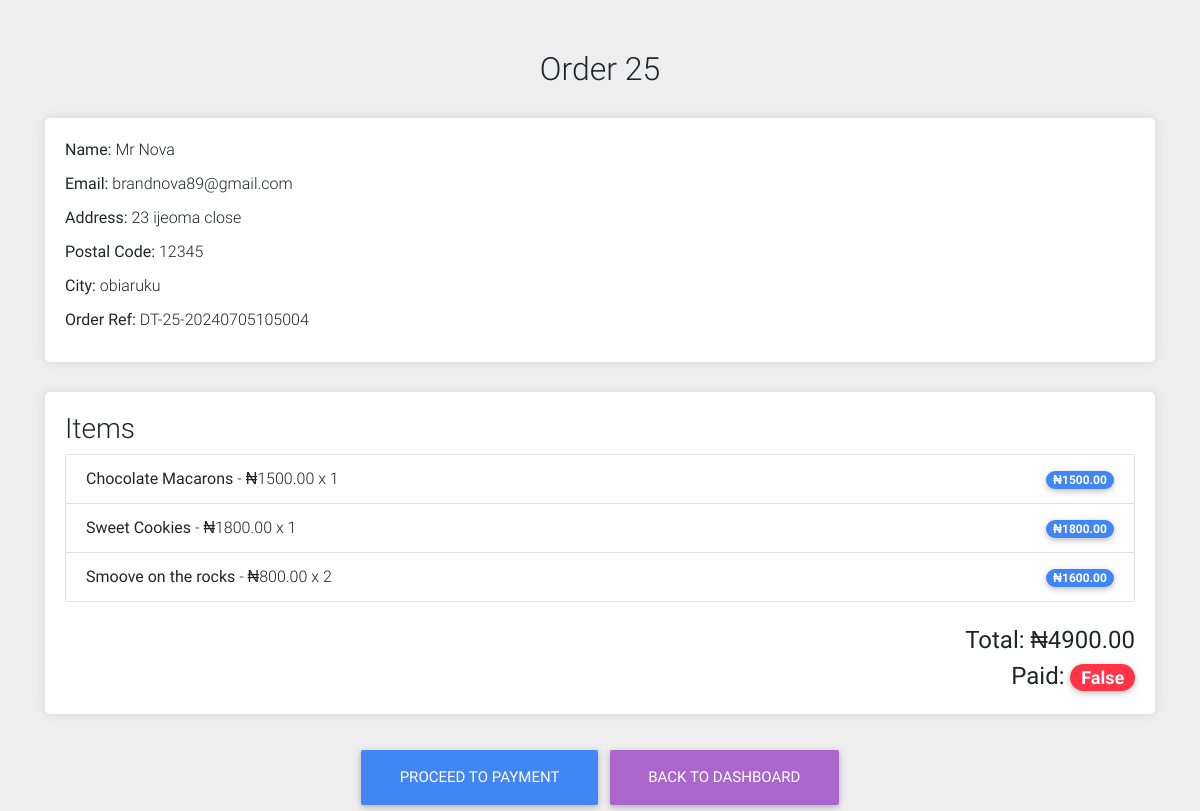
/order/25/ (signed in), run on the app's committed database.
### order/models.py (models this page shows, shortened)
class Order(models.Model):
    user = models.ForeignKey(settings.AUTH_USER_MODEL, on_delete=models.CASCADE)
    created_at = models.DateTimeField(auto_now_add=True)
    updated_at = models.DateTimeField(auto_now=True)
    first_name = models.CharField(max_length=50)
    last_name = models.CharField(max_length=50)
    email = models.EmailField()
    phone = models.CharField(max_length=15, null=True)
    address = models.CharField(max_length=255)
    postal_code = models.CharField(max_length=20)
    city = models.CharField(max_length=100)
    extra_details = models.TextField(blank=True)
    paid = models.BooleanField(default=False)
    proof_of_payment = models.ImageField(upload_to='proofs_of_payment/', blank=True, null=True)
    payment_reference = models.CharField(max_length=100, blank=True, null=True)
    def get_total_cost(self):
        return sum(item.get_cost() for item in self.items.all())

class OrderItem(models.Model):
    order = models.ForeignKey(Order, related_name='items', on_delete=models.CASCADE)
    menu_item = models.ForeignKey('menu.MenuItem', on_delete=models.CASCADE)
    price = models.DecimalField(max_digits=10, decimal_places=2)
    quantity = models.PositiveIntegerField(default=1)
    def get_cost(self):
        return self.price * self.quantity

### menu/models.py (models this page shows, shortened)
class MenuItem(models.Model):
    name = models.CharField(max_length=255)
    image = models.ImageField(upload_to='menu_images/', blank=True, null=True)  # New field
    description = models.TextField()
    price = models.DecimalField(max_digits=10, decimal_places=2)
    category = models.ForeignKey(Category, related_name='items', on_delete=models.CASCADE)

### order/views.py (the view)
# urls.py: path('<int:order_id>/', order_detail, name='order_detail'),
@login_required
def order_detail(request, order_id):
    order = get_object_or_404(Order, id=order_id)
    return render(request, 'order/order_detail.html', {'order': order})

### core/context_processors.py (called while the page is built)
def site_settings(request):
    settings = SiteSettings.objects.first()
    return {'site_settings': settings}

### order/templates/order/order_detail.html (shortened to what this page needs)
{% extends 'order/base.html' %}
{% block content %}
    <div class="container">
        <h2 class="order-title">Order {{ order.id }}</h2>
        <div class="order-details">
            <p><strong>Name:</strong> {{ order.first_name }} {{ order.last_name }}</p>
            <p><strong>Email:</strong> {{ order.email }}</p>
            <p><strong>Address:</strong> {{ order.address }}</p>
            <p><strong>Postal Code:</strong> {{ order.postal_code }}</p>
            <p><strong>City:</strong> {{ order.city }}</p>
            <p><strong>Order Ref:</strong> {{ order.payment_reference }}</p>
        </div>
        <div class="order-items">
            <h3>Items</h3>
            <ul class="list-group">
                {% for item in order.items.all %}
                    <li class="list-group-item">
                        <div>
                            <strong>{{ item.menu_item.name }}</strong> - &#x20A6;{{ item.price }} x {{ item.quantity }}
                        </div>
                        <div>
                            <span class="badge badge-primary badge-pill">&#x20A6;{{ item.get_cost }}</span>
                        </div>
                    </li>
                {% endfor %}
            </ul>
            <div class="total-cost">
                <strong>Total: &#x20A6;{{ order.get_total_cost }} <br><span>Paid: <span class="badge {% if order.paid == True %} badge-success {% else %}badge-danger{% endif %} badge-pill">{{ order.paid }}</span></span> </strong>
            </div>
        </div>
        <div class="text-center mt-4">
            {% if order.paid == False %}
                <div class="row d-flex justify-content-center">
                    <a href="{% url 'payments' order.id %}" class="btn btn-primary btn-lg">Proceed to Payment</a>
                    <a href="{% url 'dashboard' %}" class="btn btn-secondary btn-lg">Back to dashboard</a>
                </div>
            {% else %}
                <div class="row d-flex justify-content-center"></div>
                    <a href="{% url 'dashboard' %}" class="btn btn-secondary btn-lg">Back to dashboard</a>
                </div>
            {% endif %}
        </div>
    </div>
  {% endblock %}

### order/templates/order/base.html (style rules this page uses)
body { background-color: #f8f9fa; }
.container { margin-top: 50px; }
.list-group-item { display: flex; justify-content: space-between; align-items: center; }
.total-cost { font-size: 1.5rem; text-align: right; margin-top: 20px; }
.btn-primary { background-color: #007bff; border-color: #007bff; }
.order-title { text-align: center; margin-bottom: 30px; }
.order-details, .order-items { background-color: #ffffff; padding: 20px; border-radius: 5px; box-shadow: 0 0 10px rgba(0, 0, 0, 0.1); margin-bottom: 30px; }
.order-details p { margin-bottom: 10px; }
.btn-secondary { background-color: #6c757d; border-color: #6c757d; }

### data on the page
Order: id "25", first_name "Mr", last_name "Nova", email "brandnova89@gmail.com", address "23 ijeoma close", postal_code "12345", city "obiaruku", payment_reference "DT-25-20240705105004", get_total_cost "4900.00", paid "False"
OrderItem: menu_item.name "Chocolate Macarons", price "1500.00", quantity "1", get_cost "1500.00"
OrderItem: menu_item.name "Sweet Cookies", price "1800.00", quantity "1", get_cost "1800.00"
OrderItem: menu_item.name "Smoove on the rocks", price "800.00", quantity "2", get_cost "1600.00"
